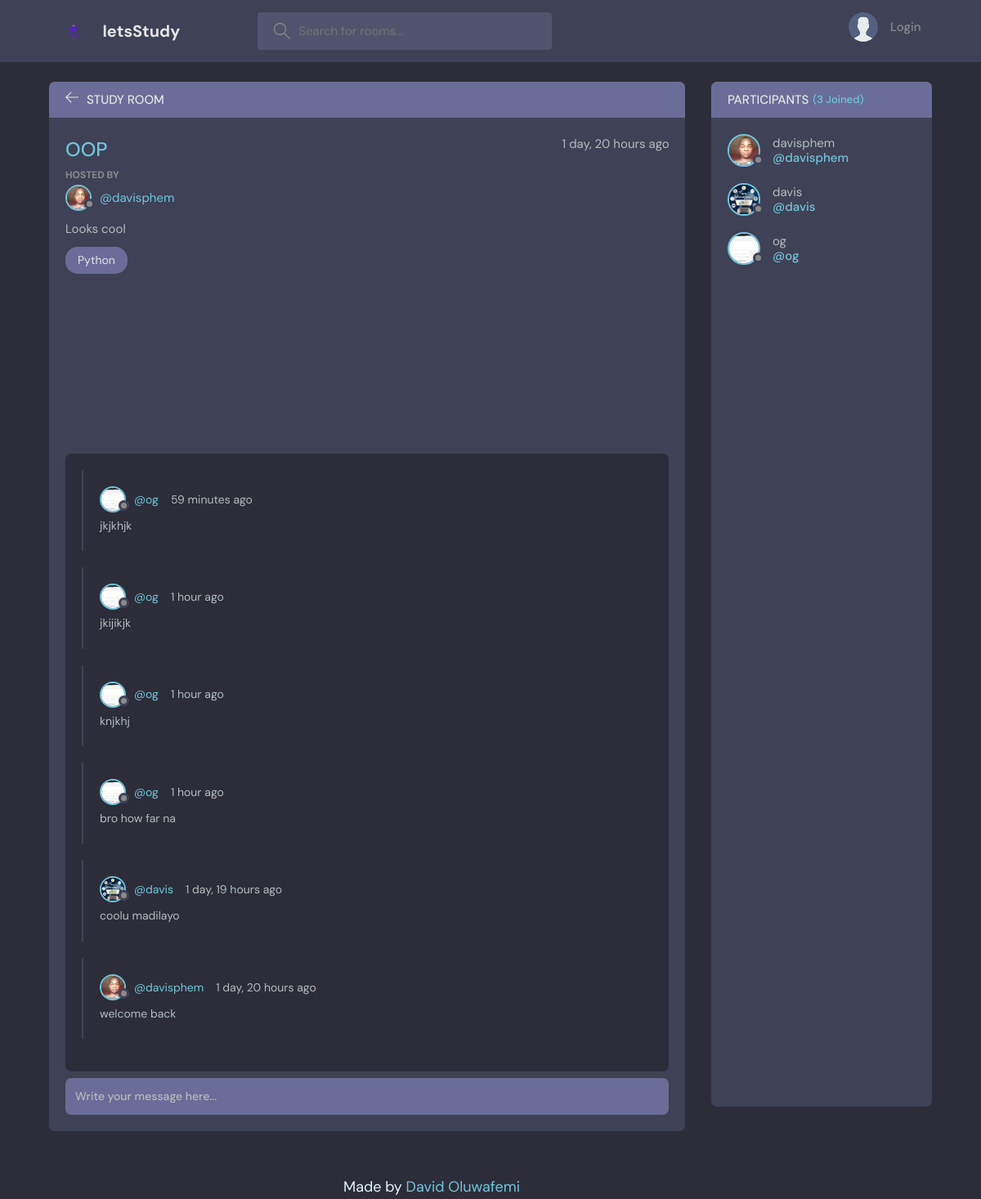
/room/1, run on the app's committed database.
### main/models.py (models this page shows, shortened)
class Room(models.Model):
    host = models.ForeignKey(User, on_delete=models.SET_NULL, null=True)
    topic = models.ForeignKey("Topic", on_delete=models.SET_NULL, null=True)
    name = models.CharField(max_length=200)
    description = models.TextField(null=True, blank=True)
    participants = models.ManyToManyField(User, related_name="participants", blank=True)
    updated = models.DateTimeField(auto_now=True)  # saves everytime
    created = models.DateTimeField(auto_now_add=True)  # once on creation
    class Meta:
        ordering = ["-updated", "-created"]

class User(AbstractUser):
    name = models.CharField(max_length=200, null=True)
    email = models.EmailField(unique=True, null=True)
    bio = models.TextField(null=True)
    avatar = models.ImageField(null=True, default="avatar.svg")
    USERNAME_FIELD = "email"
    REQUIRED_FIELDS = []
    def __str__(self):
        return self.username

class Topic(models.Model):
    name = models.CharField(max_length=200)
    def __str__(self):
        return self.name

class Message(models.Model):
    user = models.ForeignKey(User, on_delete=models.CASCADE)
    room = models.ForeignKey(Room, on_delete=models.CASCADE)
    body = models.TextField()
    updated = models.DateTimeField(auto_now=True)  # saves everytime
    created = models.DateTimeField(auto_now_add=True)  # once on creation
    class Meta:
        ordering = ["-updated", "-created"]

### main/views.py (the view)
# urls.py: path("room/<str:pk>", views.room, name="room"),
def room(request, pk):
    room = Room.objects.get(id=pk)
    chats = room.message_set.all().order_by("-created")
    participants = room.participants.all()
    if request.method == "POST":
        message = Message.objects.create(
            user=request.user, room=room, body=request.POST.get("body")
        )
        room.participants.add(request.user)
        return redirect("room", pk=room.id)
    context = {"room": room, "chats": chats, "participants": participants}
    return render(request, "main/room.html", context)

### main/templates/main/room.html (shortened to what this page needs)
{% extends 'base.html' %} {% block content %}{% load static %}
<main class="profile-page layout layout--2">
  <div class="container">
    <div class="room">
      <div class="room__top">
        <div class="room__topLeft">
          {% if 'delete-message' not in request.META.HTTP_REFERER or 'update-message' not in request.META.HTTP_REFERER %}
          <a href="{{ request.META.HTTP_REFERER }}">
          {% else %}
          <a href="{% url 'room' room.id %}">
          {% endif %}
            <svg
              version="1.1"
              xmlns="http://www.w3.org/2000/svg"
              width="32"
              height="32"
              viewBox="0 0 32 32"
            >
              <title>arrow-left</title>
              <path
                d="M13.723 2.286l-13.723 13.714 13.719 13.714 1.616-1.611-10.96-10.96h27.625v-2.286h-27.625l10.965-10.965-1.616-1.607z"
              ></path>
            </svg>
          </a>
          <h3>Study Room</h3>
       </div>
      </div>
      <div class="room__box scroll">
        <div class="room__header scroll">
          <div class="room__info">
            <h3>{{ room.name }}</h3>
            <span>{{ room.created|timesince }} ago</span>
          </div>
          <div class="room__hosted">
            <p>Hosted By</p>
            <a
              href="{% url 'user-profile' room.host.id %}"
              class="room__author"
            >
              <div class="avatar avatar--small">
                <img src="{{ room.host.avatar.url }}" />
              </div>
              <span>@{{ room.host }}</span>
            </a>
          </div>
          <div class="room__details">{{ room.description }}</div>
          <span class="room__topics">{{room.topic}}</span>
        </div>
        <div class="room__conversation">
          <div class="threads scroll">
            {% for chat in chats %}
            <div class="thread">
              <div class="thread__top">
                <div class="thread__author">
                  <a
                    href="{% url 'user-profile' chat.user.id %}"
                    class="thread__authorInfo"
                  >
                    <div class="avatar avatar--small">
                      <img
                        src="{{ chat.user.avatar.url }}"
                      />
                    </div>
                    <span>@{{ chat.user.username }}</span>
                  </a>
                  <span class="thread__date"
                    >{{ chat.created|timesince }} ago</span
                  >
                </div>
              </div>
              <div class="thread__details">{{chat.body}}</div>
            </div>
            {% endfor %}
          </div>
        </div>
      </div>
      <div class="room__message">
        <form action="" method="post">
          <input
            name="body"
            type="text"
            placeholder="Write your message here..."
          />
        </form>
      </div>
    </div>
    <div class="participants">
      <h3 class="participants__top">
        Participants <span>({{ participants.count }} Joined)</span>
      </h3>
      <div class="participants__list scroll">
        {% for participant in participants %}
        <a href="{% url 'user-profile' participant.id %}" class="participant">
          <div class="avatar avatar--medium">
            {% if participant.avatar.url %}
            <img src="{{ participant.avatar.url }}" />
            {% else %}
            <img src="{% static 'images/avatar.svg' %}" />
            {% endif %}
          </div>
          <p>
            {{ participant.username }}
            <span>@{{ participant.username }}</span>
          </p>
        </a>
        {% endfor %}
      </div>
    </div>
  </div>
</main>
{% endblock %}

### data on the page
Room: name "OOP", created "1 day, 20 hours", host.avatar (picture), host "davisphem", description "Looks cool", topic "Python"
Message: user.avatar (picture), user.username "og", created "59 minutes", body "jkjkhjk"
Message: user.avatar (picture), user.username "og", created "1 hour", body "jkijikjk"
Message: user.avatar (picture), user.username "og", created "1 hour", body "knjkhj"
Message: user.avatar (picture), user.username "og", created "1 hour", body "bro how far na"
Message: user.avatar (picture), user.username "davis", created "1 day, 19 hours", body "coolu madilayo"
Message: user.avatar (picture), user.username "davisphem", created "1 day, 20 hours", body "welcome back"
User: avatar (picture), username "davisphem"
User: avatar (picture), username "davis"
User: avatar (picture), username "og"

### other printed values
{{ participants.count }} "3"
